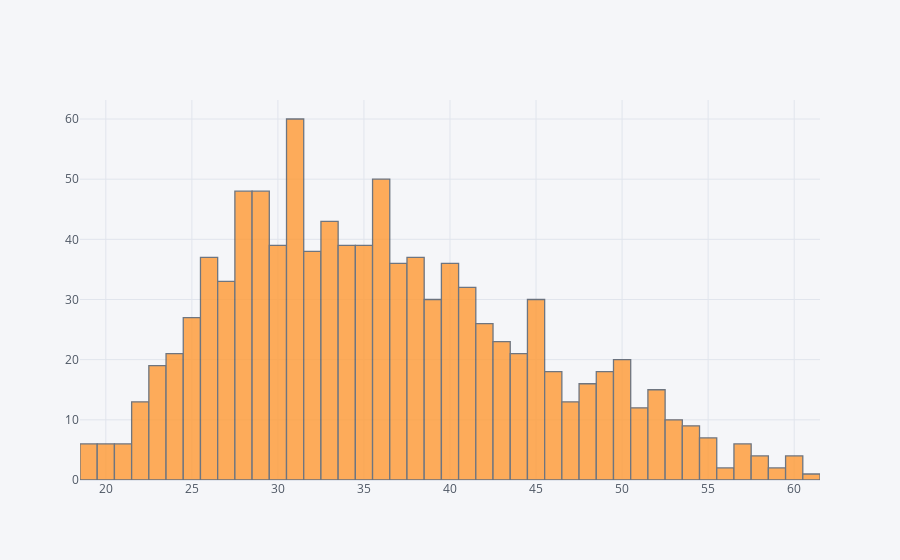

The code cell stored with this chart in its notebook:
### Code cell
df['Age'].iplot(kind='hist',bins=50)

### Figure 1 — Plotly figure (JSON) as saved in the notebook; plotly's stock layout.template omitted (floating-point values rounded to 4 significant figures; data arrays with more than 128 entries replaced by an {"elided": "..."} marker saying what was removed)
{"data": [{"histfunc": "count", "histnorm": "", "marker": {"color": "rgba(255, 153, 51, 1.0)", "line": {"color": "#4D5663", "width": 1.3}}, "name": "Age", "nbinsx": 50, "opacity": 0.8, "orientation": "v", "type": "histogram", "x": {"elided": "1000 int values"}}], "layout": {"barmode": "overlay", "legend": {"bgcolor": "#F5F6F9", "font": {"color": "#4D5663"}}, "paper_bgcolor": "#F5F6F9", "plot_bgcolor": "#F5F6F9", "title": {"font": {"color": "#4D5663"}}, "xaxis": {"gridcolor": "#E1E5ED", "showgrid": true, "tickfont": {"color": "#4D5663"}, "title": {"font": {"color": "#4D5663"}, "text": ""}, "zerolinecolor": "#E1E5ED"}, "yaxis": {"gridcolor": "#E1E5ED", "showgrid": true, "tickfont": {"color": "#4D5663"}, "title": {"font": {"color": "#4D5663"}, "text": ""}, "zerolinecolor": "#E1E5ED"}}}
